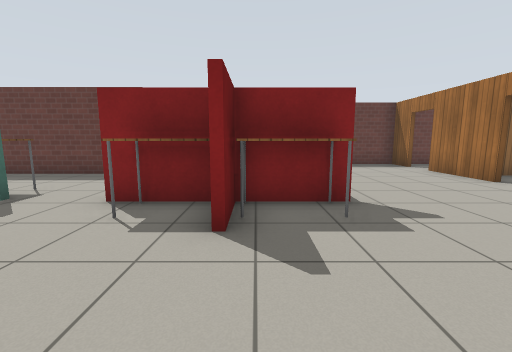
[1] (above)

21 first-person views from a walk through a Gazebo world. The camera is 1 m above the floor, tilts 8° down and sees 90° across. The floor is counted in squares, 1 m on a side. Each view is taken from the middle of a square. On the plan, view 1 faces up. The plan holds only what a view shows up to about 11 squares ahead; the rest is blank. Robots are left out. Simple patterns stand in for the simulator's built-in surfaces. Simple shapes stand in for some stock models.

[2]
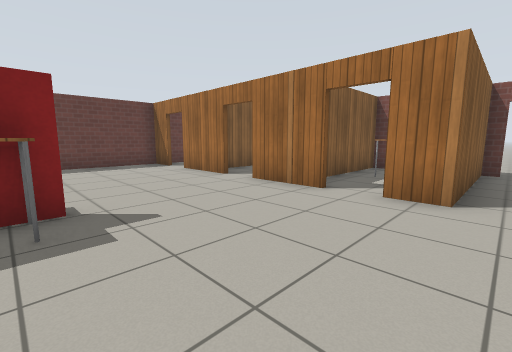

[3]
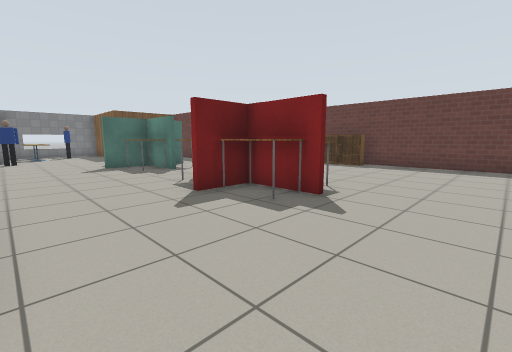

[4]
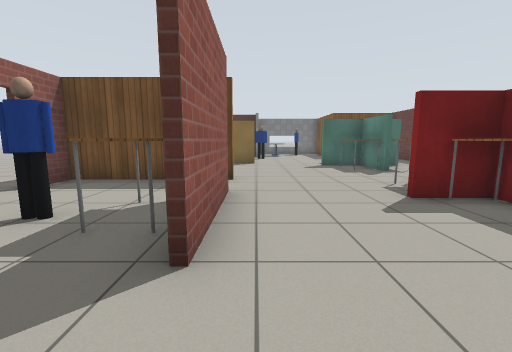

[5]
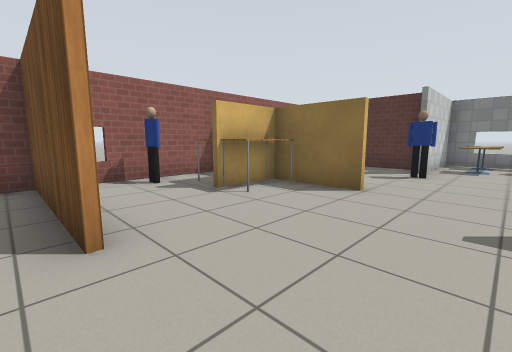

[6]
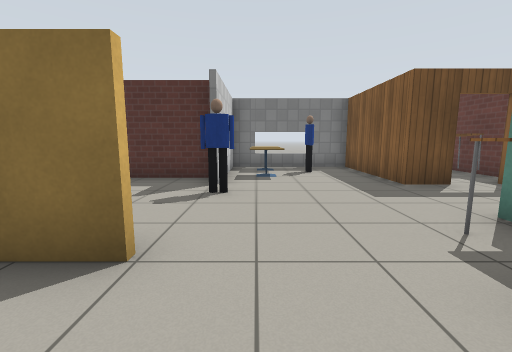

[7]
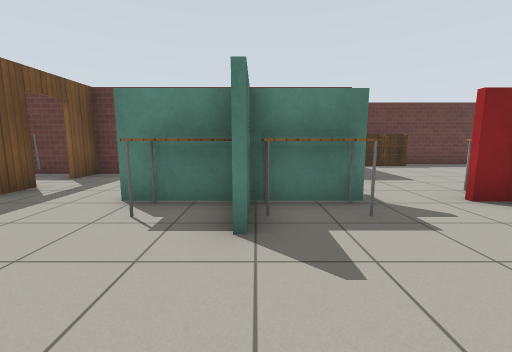

[8]
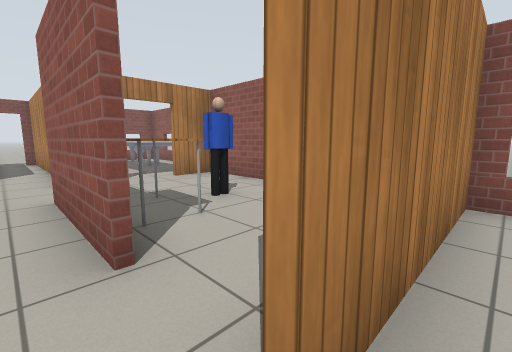

[9]
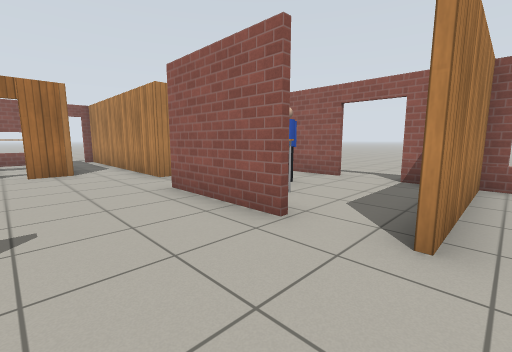

[10]
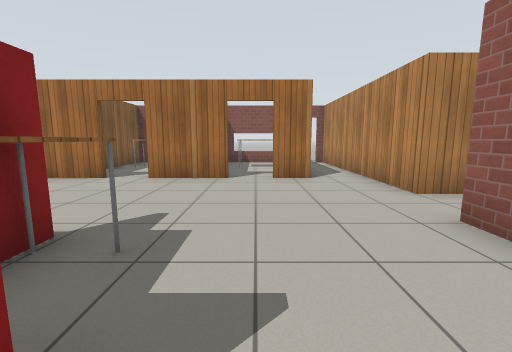

[11]
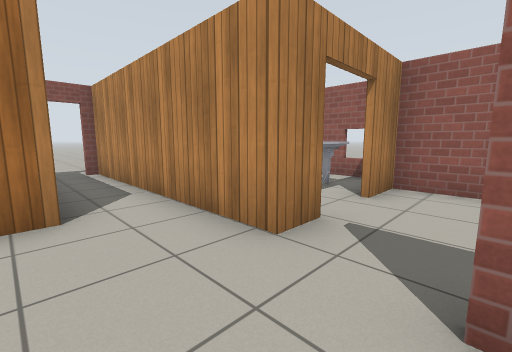

[12]
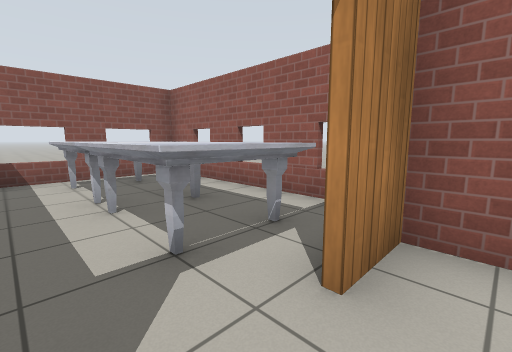

[13]
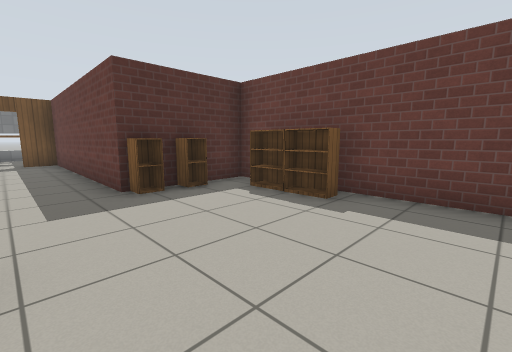

[14]
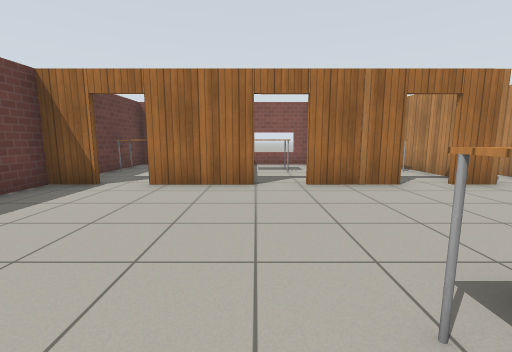

[15]
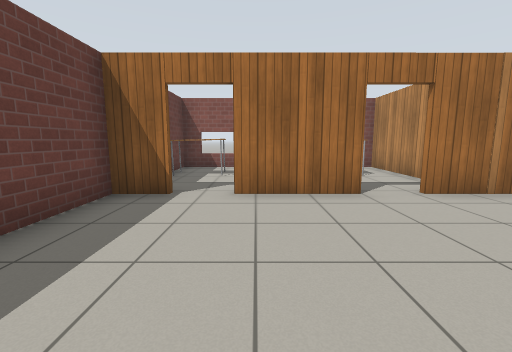

[16]
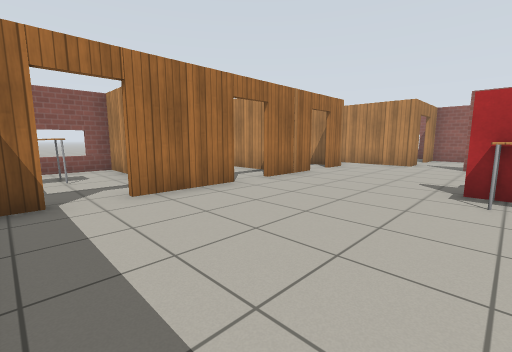

[17]
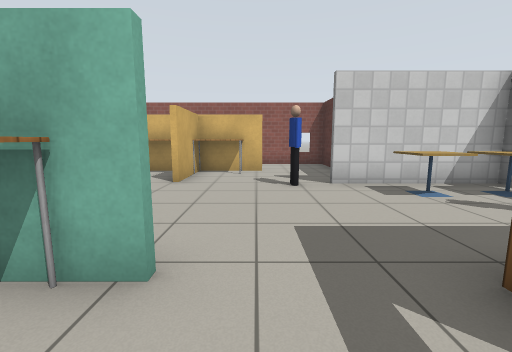

[18]
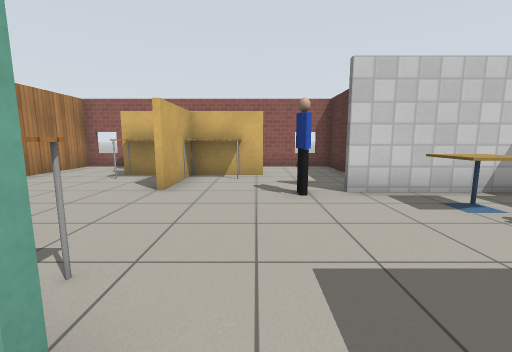

[19]
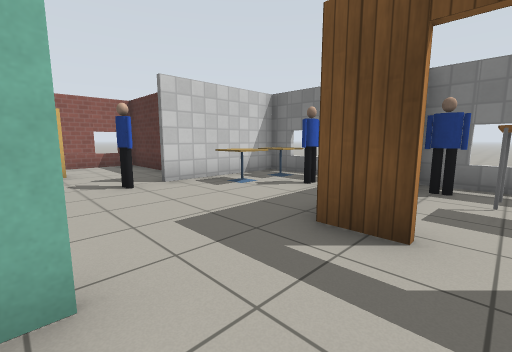

[20]
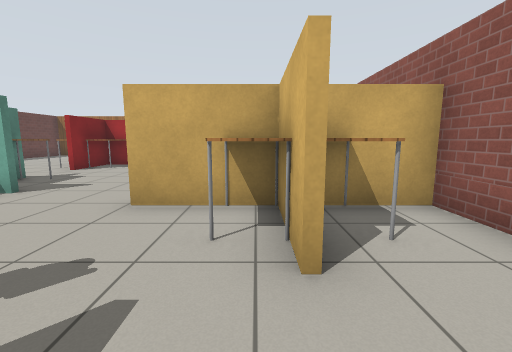

[21]
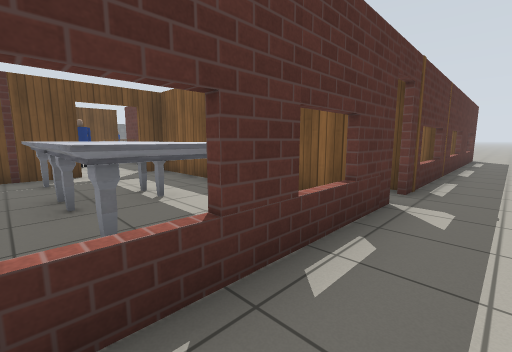

### Floor plan
Points are (right, up) in squares from view 1. A wall is a line through its corners. A room is listed if a view was taken in it or the views show most of it. See-through windows are left out.
Room 1 (views 1, 2, 3, 4, 5, 6, 7, 8, 9, 10, 11, 12, 13, 14, 15, 16, 17, 18, 19, 20)
walls: (-1.4, 4.1) (-2.5, 4.1); (-6.1, 4.1) (-6.1, 2.6); (-2.4, -0.5) (-2.4, -4.7); (-6.4, 4.1) (-8.2, 4.1); (-1, -0.5) (-0.4, -0.5); (-6.1, 5.8) (-6.1, 5.3); (-3.4, 7.6) (-10.7, 7.6) (-10.7, 6.5); (-7, 0) (-7, -2.4); (-8.2, 4.3) (-7.5, 4.3); (1.4, -0.5) (2.1, -0.5); (-7.2, -2.4) (-7.2, 0); (-2.6, -4.7) (-2.6, -0.5); (-10.7, 5.5) (-10.7, 4.4) (-14.6, 4.4) (-14.6, 0.1) (-10.7, 0.1); (-9.2, -2.3) (-6.4, -2.3); (3.7, -2) (3.7, -1) (10.5, -1); (0.4, -4.7) (3.7, -4.7) (3.7, -3.4); (5.7, 2.6) (5.7, 4.9); (-7.2, -4.7) (-7.2, -3); (5.7, 6) (5.7, 8.5); (-11.8, -0.1) (-11.8, -4.7) (-1.1, -4.7); (5.7, 9.5) (5.7, 10.7) (-3.2, 10.7) (-3.2, 9.4); (10.5, 0.1) (10.5, 0.6) (5.7, 0.6) (5.7, 1.6)
ways out: open door at (11, 0) to room 2; open door at (4, -2.5) to room 3; open door at (6, 9) to room 4; open door at (6, 2) to room 5; open door at (6, 5.5) to room 6; open door at (-11, 6); open door at (-0.5, -5); gap at (-11, 0); gap at (-1, -1)
objects: cafe table (-14, 1) to (-13, 2); person (-13, 3); cafe table (-12, 1) to (-12, 2); person (-10, 0); table (-8, -3); table (-8, -2); table (-7, 3) to (-7, 4); table (-7, 5); other object (-6, -3) to (-5, -3); table (-6, -2); person (-5, -4); table (-5, 4) to (-4, 4); table (-5, 5); cabinet (-3, 8); cabinet (-3, 9); other object (-2, 5) to (-1, 5); bookshelf (-2, 10) to (-1, 10); table (-1, 3) to (-1, 4); table (0, -2) to (1, -1); table (0, 3) to (1, 4); table (0, 5) to (1, 5); bookshelf (0, 10); person (1, -3)
Room 2 (view 21)
walls: (10.7, -0.6) (10.7, -5.1); (10.7, 9.5) (10.7, 0.1)
ways out: open door at (11, 0) to room 1
Room 3 (no view inside)
walls: (6.4, -1.2) (3.9, -1.2) (3.9, -1.9); (4.8, -5.9) (10.5, -5.9) (10.5, -1.9); (3.9, -3.4) (3.9, -5.1); (10.2, -1.2) (9.2, -1.2)
ways out: open door at (4, -2.5) to room 1
objects: marble table (5, -5) to (7, -3); marble table (8, -5) to (10, -3)
Room 4 (no view inside)
walls: (9, 7.4) (10.6, 7.4); (10.5, 7) (10.5, 10.7) (6.5, 10.7)
ways out: open door at (6, 9) to room 1
objects: table (8, 9) to (9, 10)
Room 5 (no view inside)
walls: (10.5, 1.3) (10.5, 4); (10.6, 3.5) (7.2, 3.5); (6.3, 0.7) (8.5, 0.7)
ways out: open door at (6, 2) to room 1
objects: other object (8, 1) to (9, 2)
Room 6 (no view inside)
walls: (6.9, 3.7) (10.6, 3.7); (10.5, 7.2) (6.8, 7.2); (10.5, 4) (10.5, 7)
ways out: open door at (6, 5.5) to room 1
objects: other object (8, 5) to (9, 6)

Positions as (right, up) in squares from view 1, and headings:
1: (0, 0), facing up
2: (1, 0), facing up-right
3: (4, 0), facing up-left
4: (4, 0), facing left
5: (-2, 2), facing down-left
6: (-5, 1), facing left
7: (-6, 0), facing up
8: (-3, 0), facing down-right
9: (-3, 2), facing down-right
10: (-1, 2), facing right
11: (2, 1), facing down-right
12: (3, -2), facing down-right
13: (2, 6), facing up-left
14: (0, 6), facing right
15: (1, 8), facing right
16: (1, 10), facing down-right
17: (-9, 6), facing down
18: (-9, 5), facing down
19: (-8, 6), facing down-left
20: (-11, -2), facing right
21: (12, -5), facing up-left
